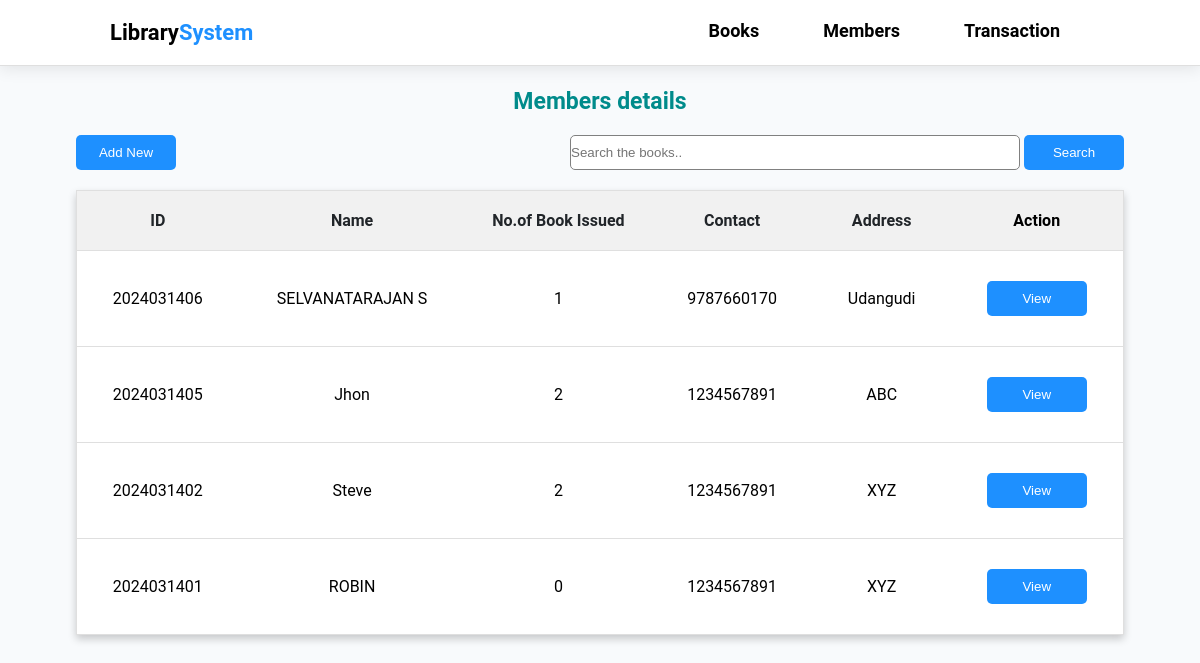
/members, run on the app's committed database.
### myapp/models.py (models this page shows, shortened)
class members(models.Model):
    reference_id = models.CharField(max_length=200)
    member_name = models.CharField(max_length=200)
    contact = models.CharField(max_length=200)
    place = models.CharField(max_length=200)
    no_of_rental = models.CharField(max_length=20)

### myapp/views.py (the view)
# urls.py: path('members',views.member),
def member(request):
    searched = ''
    if 'search' in request.POST:
        searched = request.POST['search']
        member_data = members.objects.filter(member_name__icontains = searched)
        if not member_data:
            member_data = "Book not available"
    else:
        member_data = members.objects.all()
    context = {'data' : member_data}
    return render(request, 'members.html', context)

### templates/members.html (shortened to what this page needs)
<!DOCTYPE html>
{% extends "index.html" %}
{% load static %}
{% block main_content %}
<h3 class="title">Members details</h3>
<div class="services">
    <button class="search-btn">
        <a href="Add_new_member">Add New</a>
    </button>
    <form method="post">
        <input type="text" placeholder="Search the books.." class="search-input" name="search">
        <button type="submit" class="search-btn" >Search</button>
    </form>
</div>
<table>
    <thead class="table-m">
        <th>ID</th>
        <th>Name</th>
        <th>No.of Book Issued</th>
        <th>Contact</th>
        <th>Address</th>
        <td>Action</td>
    </thead>
    <tbody>
        {% for member_data in data %}
        <tr>
            <td>{{member_data.reference_id}}</td>
            <td>{{member_data.member_name}}</td>
            <td>{{member_data.no_of_rental}}</td>
            <td>{{member_data.contact}}</td>
            <td>{{member_data.place}}</td>
            <td>
                <button class="search-btn">
                <a href="{% url 'single_member_view' member_data.reference_id %}" >View</a>
                </button>
            </td>
        </tr>
        {% endfor %}
    </tbody>
</table>
{% endblock %}

### static/index.css (style rules this page uses)
* { margin: 0; padding: 0; box-sizing: border-box; }
body { width: 100%; justify-content: center; font-family: 'Roboto', sans-serif; background-color: #f8fafc; }
.title { text-align: center; font-size: 23px; margin-top: 10px; color: darkcyan; }
table { width: 100%; color: #212529; max-height: 100vh; border-collapse: collapse; align-items: center; justify-content: center; position: relative; overflow-x: scroll; border: 1px solid #dfdfdf; box-shadow: 0 4px 8px 0 rgba(0, 0, 0, 0.2); }
thead { border: .5px solid #dfdfdf; }
thead td { background-color: #f1f1f1; padding: 12px; color: black; text-align: center; font-weight: bold; }
tbody { border: .5px solid #dfdfdf; }
tbody tr, td { padding: 30px; background-color: #fff; text-align: center; color: black; word-wrap: break-word; }
tbody tr { border: 1px solid #dfdfdf; }
.table-head th, .table-m th { padding: 20px; background-color: #f1f1f1; text-align: center; }
.services { display: flex; justify-content: space-between; padding: 20px 0px; }
form input[type="text"], form input[type="number"] { width: 450px; height: 35px; border: 1px solid grey; border-radius: 5px; }
.search-btn { width: 100px; height: 35px; background-color: dodgerblue; color: white; border: none; border-radius: 5px; cursor: pointer; font-weight: 500; }
a { text-decoration: none; color: white; }

### data on the page
members: reference_id "2024031406", member_name "SELVANATARAJAN S", no_of_rental "1", contact "9787660170", place "Udangudi"
members: reference_id "2024031405", member_name "Jhon", no_of_rental "2", contact "1234567891", place "ABC"
members: reference_id "2024031402", member_name "Steve", no_of_rental "2", contact "1234567891", place "XYZ"
members: reference_id "2024031401", member_name "ROBIN", no_of_rental "0", contact "1234567891", place "XYZ"
